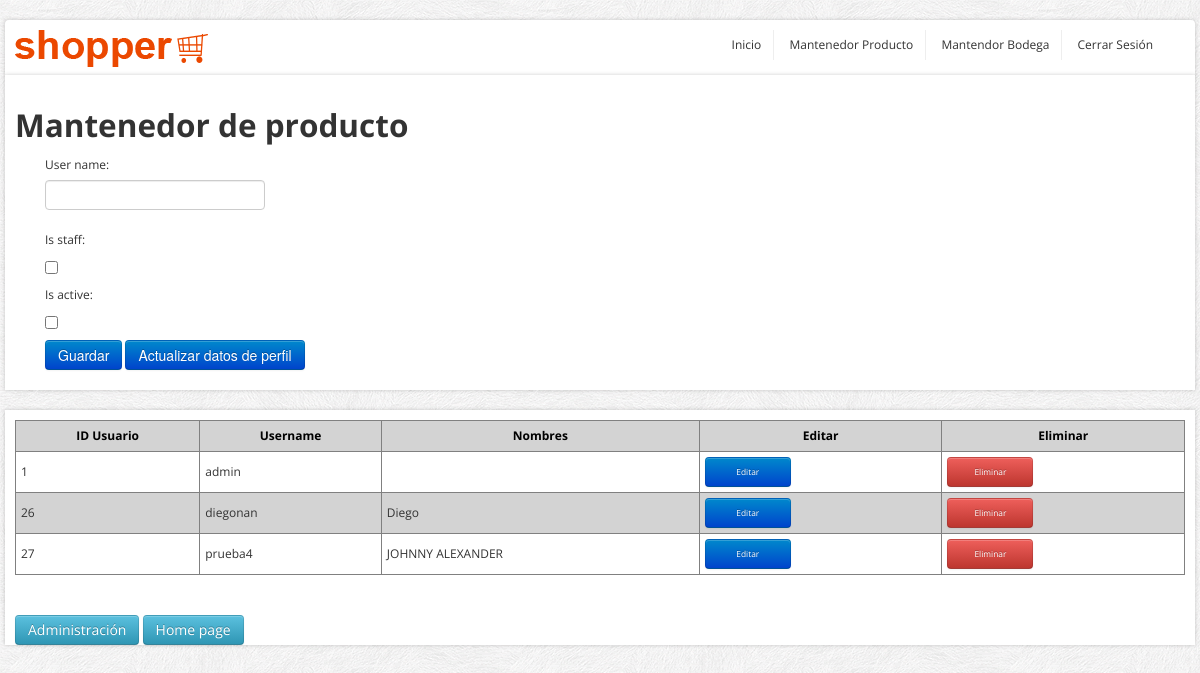
The page /maestro_usuario/upd/1 on the database as committed earlier.
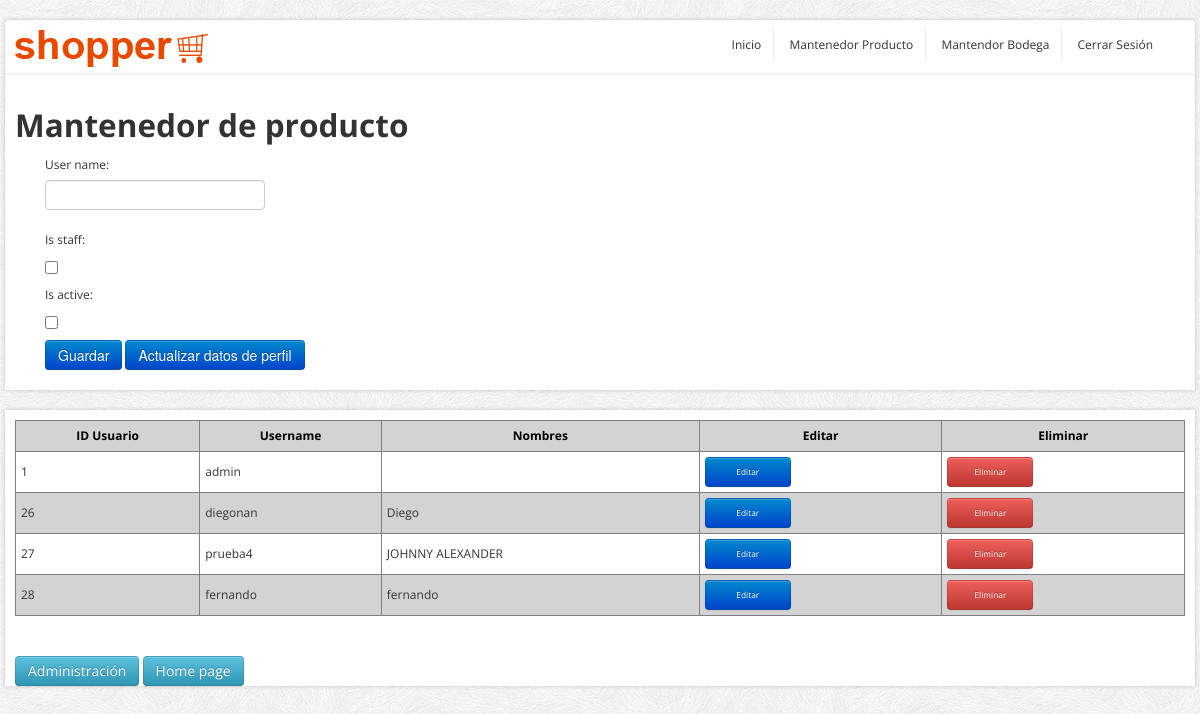
The same page on the database as committed later.
### core/models.py (models this page shows, shortened)
class PerfilUsuario(models.Model):
    user = models.OneToOneField(User, blank=False, null=False, on_delete=models.CASCADE)
    rutUsuario = models.CharField(max_length=15, unique=True)
    direccionUsusario = models.CharField(max_length=300, blank=False, null=False, verbose_name="Direccion Usuario")
    suscripcionUsusario = models.BooleanField(default=False,blank=False, null=False, verbose_name="Suscriptor")
    imagenUsuario = models.ImageField(upload_to="images/", default="sinfoto.jpg", null=False, blank=False, verbose_name="Imagen Usuario")

### core/views.py (the view)
# urls.py: path('maestro_usuario/<action>/<id>', maestro_usuario, name="maestro_usuario"),
def maestro_usuario(request,action, id):
    data = {"list": PerfilUsuario.objects.all()}
    if action == 'upd':
        objeto = PerfilUsuario.objects.get(user_id=id)
        if request.method == "POST":
            form = MantUsuarios(data=request.POST, files=request.FILES, instance=objeto)
            if form.is_valid:
                form.save()
                data["mesg"] = "¡El Producto fue actualizado correctamente!"
        data["form"] = MantUsuarios()
    data["list"] = PerfilUsuario.objects.all().order_by('user_id')
    return render(request, "core/maestro_usuario.html", data)

### core/forms.py
class MantUsuarios(Form):
    user_name = forms.CharField(max_length=150, required=True)
    is_staff = forms.BooleanField(required=True)
    is_active = forms.BooleanField(required=True)
    class Meta:
        model = User
        fields = [
                'username',
                'is_staff',
                'is_active',
            ]

### core/templates/core/maestro_usuario.html (shortened to what this page needs)
{% load static %}
<!DOCTYPE html>
<html lang="en">
	<head>
		<link href="../../static/core/css/bootstrap/css/bootstrap.min.css" rel="stylesheet">
		<link href="../../static/core/css/bootstrap/css/bootstrap-responsive.min.css" rel="stylesheet">
		<link href="../../static/core/css/themes/css/bootstrappage.css" rel="stylesheet"/>
		<link href="../../static/core/css/themes/css/flexslider.css" rel="stylesheet"/>
		<link href="../../static/core/css/themes/css/main.css" rel="stylesheet"/>
		<link href="{% static 'core/css/forms.css'%}" rel="stylesheet">
	</head>
    <body>
		<div id="top-bar" class="container">
			<div class="row container-fluid">
					<ul class="user-menu">
						<div class="pull-left">
							<a href="index.html" class="logo pull-left"><img src="../../static/core/css/themes/images/logo.png" class="site_logo" alt=""></a>
						</div>
						<div class="pull-right">
							<li><a href="{% url 'mainAdministrador' %}">Inicio</a></li>
							<li><a href="{% url 'maestro_producto' 'ins' -1 %}">Mantenedor Producto</a></li>
							<li><a href="{% url 'maestro_bodega' 'ins' -1 %}">Mantendor Bodega</a></li>
							<li><a href="{% url 'cerrar_sesion' %}">Cerrar Sesión</a></li>
						</div>
					</ul>
			</div>
		</div>
		<div id="wrapper" class="container">
			<section class="main-content">
			    <br>
				<h2><span>Mantenedor de producto</span></h2>
                <div class="span5">
					{% if form %}
					<form method="POST" action="" enctype="multipart/form-data" id="formulario">
						<div class="form-group">
							{% csrf_token %} {{ form.as_p }}
						</div>
						<input type="submit" class="btn btn-primary btnwidth" id="id_guardar" value="Guardar">
						<button class="btn btn-primary" type="submit">Actualizar datos de perfil</button>
					</form>
					{% endif %}
				</div>
			</section>
		</div>
		<div id="wrapper" class="container">
			<section class="main-content">
				<table id="tabla_datos">
				<thead>
					<tr>
						<th>ID Usuario</th>
						<th>Username</th>
						<th>Nombres</th>
						<th class="titulo_boton">Editar</th>
						<th class="titulo_boton">Eliminar</th>
					</tr>
				</thead>
					<tbody>
						{% for pro in list %}
						<tr>
							<td>{{ pro.user.id }}</td>
							<td>{{ pro.user.username }}</td>
							<td>{{ pro.user.first_name}}</td>
							<td><a href="{% url 'maestro_usuario' 'upd' pro.user.id %}"
								class="btn btn-primary btn-sm boton_chico">Editar</a></td>
							<td><a href="{% url 'maestro_usuario' 'upd' pro.user.id %}"
								class="btn btn-danger btn-sm boton_chico">Eliminar</a></td>
						</tr>
						{% endfor %}
					</tbody>
					</table>
				<br>
				<a href="http://127.0.0.1:8000/admin" class="btn btn-info btn-sm">Administración</a>
				<a href="{% url 'home' %}" class="btn btn-info btn-sm">Home page</a>
			</section>
		</div>
    </body>
</html>

Rows that differ between the two databases and show on the page:
added PerfilUsuario: user.id "28", user.username "fernando", user.first_name "fernando"
